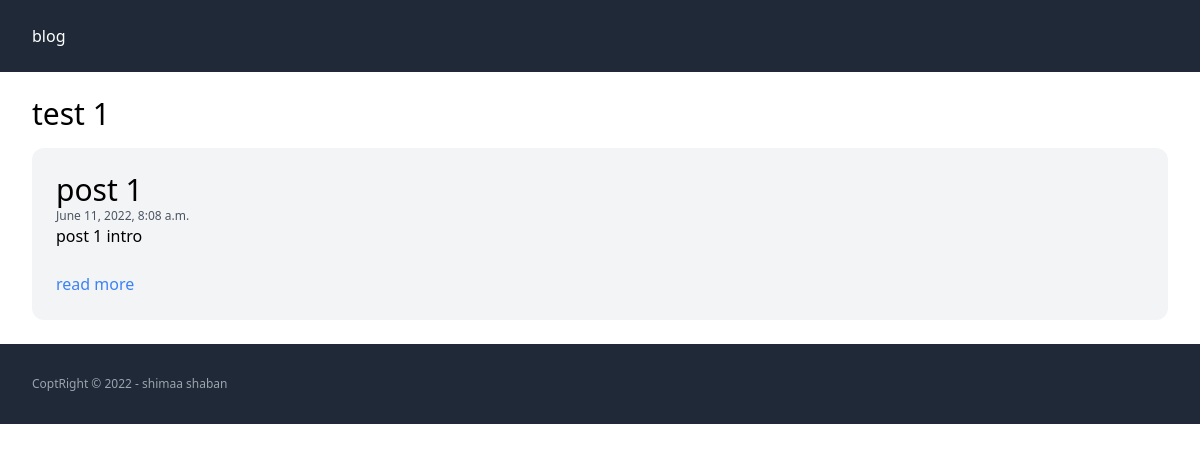
The page /caregory/test-1/ on the database its author committed.
### post/models.py (models this page shows, shortened)
class Category(models.Model):
    title = models.CharField(max_length=255)
    slug = models.SlugField(max_length=255)

class Post(models.Model):
    category = models.ForeignKey('Category', related_name="posts", on_delete=models.CASCADE)
    title = models.CharField(max_length=255)
    slug = models.SlugField(max_length=255)
    intro = models.TextField()
    body = models.TextField()
    created_at = models.DateTimeField(auto_now_add=True)
    class Meta:
        ordering = ('-created_at',)

### post/views.py (the view)
# urls.py: path('caregory/<slug:slug>/',caregory_detail, name= 'caregory_detail'),
def caregory_detail(request, slug):
    category = get_object_or_404(Category, slug= slug)
    return render(request, "post/caregory_detail.html", {"category": category})

### post/templates/post/caregory_detail.html (shortened to what this page needs)
{% extends 'post/base.html' %}
{% block content %}
<div class="space-y-4">
    <h1 class= "text-3xl ">{{category.title}}</h1>
   {% for post in category.posts.all %}
   <article class="p-6 bg-gray-100 rounded-xl ">
       <h2 class="text-3xl">{{post.title}}</h2>
       <span class="text-xs text-gray-600 block">{{post.created_at}}</span>
       <p class="mb-6">{{post.intro}}</p>
       <a href="{% url 'post:post_detail' post.slug %}" class="text-blue-500">read more</a>
   </article>
   {% endfor %}
</div>
{% endblock %}

### rows shown on the page
Category: title "test 1"
Post: title "post 1", created_at "June 11, 2022, 8:08 a.m.", intro "post 1 intro"
